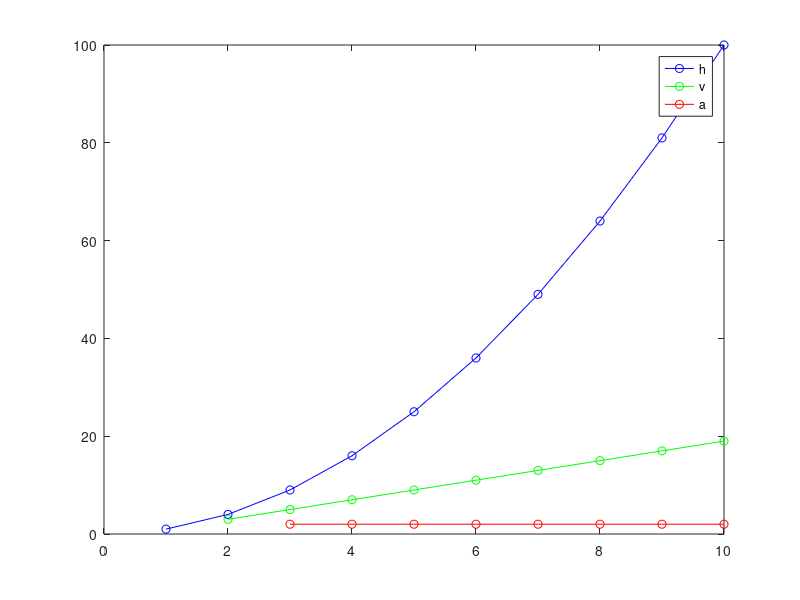

The MATLAB source for this figure: (Note: this script raises an error after producing the figure.)
% tryout the calculation
t = 1:10; %time
h = t.^2; %distance
dt = diff(t) 
dh = diff(h)
% v - velocity
v = dh./dt
dv = diff(v)
% a - acceleration
a = dv./dt(2:end)
plot(t,h,'-ob');
hold on;
plot(t(2:end),v,'-og');
plot(t(3:end),a,'-or');
legend({'h', 'v','a'})

%%
cd('/home/zhibin/Documents/GitHub/Motor_cordination/behaviraldata')
load('matlab2021101802.mat');

% ans=BehavData{1};
% CondiData

NumTrialsRecorded=length(CondiData);

% % examine RSBehavData
% ans=RSBehavData{1};
% ans=RSBehavData{51};


% allPerm
% 
% 
% b=11;t=5;
% dataxLyLtemp=behaviraldata.dataBlock(b).dataTrialL(t).xLyL;
% dataxRyRtemp=behaviraldata.dataBlock(b).dataTrialR(t).xRyR;
% dataxJyJtemp=behaviraldata.dataBlock(b).dataTrialJ(t).xJyJ;

BehavData


for conditionSelected=1:length(conditions)
    
    indtemp=find(CondiData==conditionSelected);

    % produced the position parameters
%     rad_ang=conditions(conditionSelected);
%     [x,y] = drawReach(radius,rad_ang, xCenter, yCenter);
    
%     plot(x,y,'k');
%     hold on;

    ALLhL=[];ALLhR=[];
    for i=1:length(indtemp) %loop through every trial
        % plot(dataxJyJtemp(:,1),dataxJyJtemp(:,2),'g');
        % dataxLRJyLRJtemp=cell2mat(RSBehavData{indtemp(i)});
        dataxLRJyLRJtemp=BehavData{indtemp(i)};
        
        ALLxL=dataxLRJyLRJtemp(:,1); ALLyL=dataxLRJyLRJtemp(:,2);
        ALLxR=dataxLRJyLRJtemp(:,3); ALLyR=dataxLRJyLRJtemp(:,4);
        % AllxJ=dataxLRJyLRJtemp(5,:); ALLyJ=dataxLRJyLRJtemp(6,:);
%         ALLxJ=dataxLRJyLRJtemp(:,5); ALLyJ=dataxLRJyLRJtemp(:,6);

%         plotx(ALLxL,ALLyL,'r');hold on
%         plotx(ALLxR,ALLyR,'b');
%         plotx(ALLxJ,ALLyJ,'g');hold off
%         ylim([100 600]);xlim([500 1500]);
%         xlim([0 screenXpixels]);ylim([0 screenYpixels]);
        
        t=1:length(ALLxL);
        hL=xCenter-ALLxL';hR=ALLxR'-xCenter;
        ALLhL=[ALLhL; hL]; ALLhR=[ALLhR; hR];
        dt=diff(t);
        dhL=diff(hL); dhR=diff(hR);
        
        % v - velocity
        vL = dhL./dt; vR = dhR./dt;
        dvL = diff(vL); dvR = diff(vR);
        % a - acceleration
        aL = dvL./dt(2:end); aR = dvR./dt(2:end);
        
        
        subplot(7,15,abs(7-conditionSelected)*15+(15-conditionSelected-1));
        
        % plot the distance
        plot(t,hL,'.r');hold on; plot(t,hR,'.b');legend({'hL','hR'});
        xlabel('t');ylabel('distance (pixels)');
        %---delete the legend-------------
        s=findobj('type','legend');delete(s);

%         % plot the velocity
%         plot(t(2:end),vL,'-r');hold on; plot(t(2:end),vR,'-b');hold off;
%         legend({'vL','vR');
        
%         % plot the acceleration
%         plot(t(3:end),aL,'or');hold on; plot(t(3:end),aR,'ob');hold off;
%         legend({'aL','aR'});
        
%         hold off;
%         legend({'hL','hR', 'vL','vR','aL','aR'});
        

%         ALLd=[];
%         for p=1:length(ALLxJ)
%             v1=[x(1) y(1) 0];v2=[x(end) y(end) 0];pt=[ALLxJ(p) ALLyJ(p) 0];
%             d = point_to_line(pt, v1, v2);
%             ALLd=[ALLd d];
%         end
%         SpatialError(i)=sqrt(sumsqr(ALLd));
%     end

%     set(gca, 'YDir', 'reverse');
%     hold off;
    % xlim([0 screenXpixels]);ylim([0 screenYpixels]);
    
    subplot(7,15,abs(7-conditionSelected)*15+(15-conditionSelected));
    
    % plot the velocity
    plot(t(2:end),vL,'-r');hold on; plot(t(2:end),vR,'-b');
    legend({'vL','vR'});xlabel('t');ylabel('velocity (pixels/frame)');

%     plot(1:10,SpatialError,'go');hold on;
%     tbl=table((1:10)',SpatialError');mdl = fitlm(tbl,'linear');
%     plot(mdl);hold off;ylim([0 200]);
%     ylabel('spatial error');xlabel('trial'); title('spatial error');
    %---delete the legend-------------
    s=findobj('type','legend');delete(s);
    end
    hold off;
end
